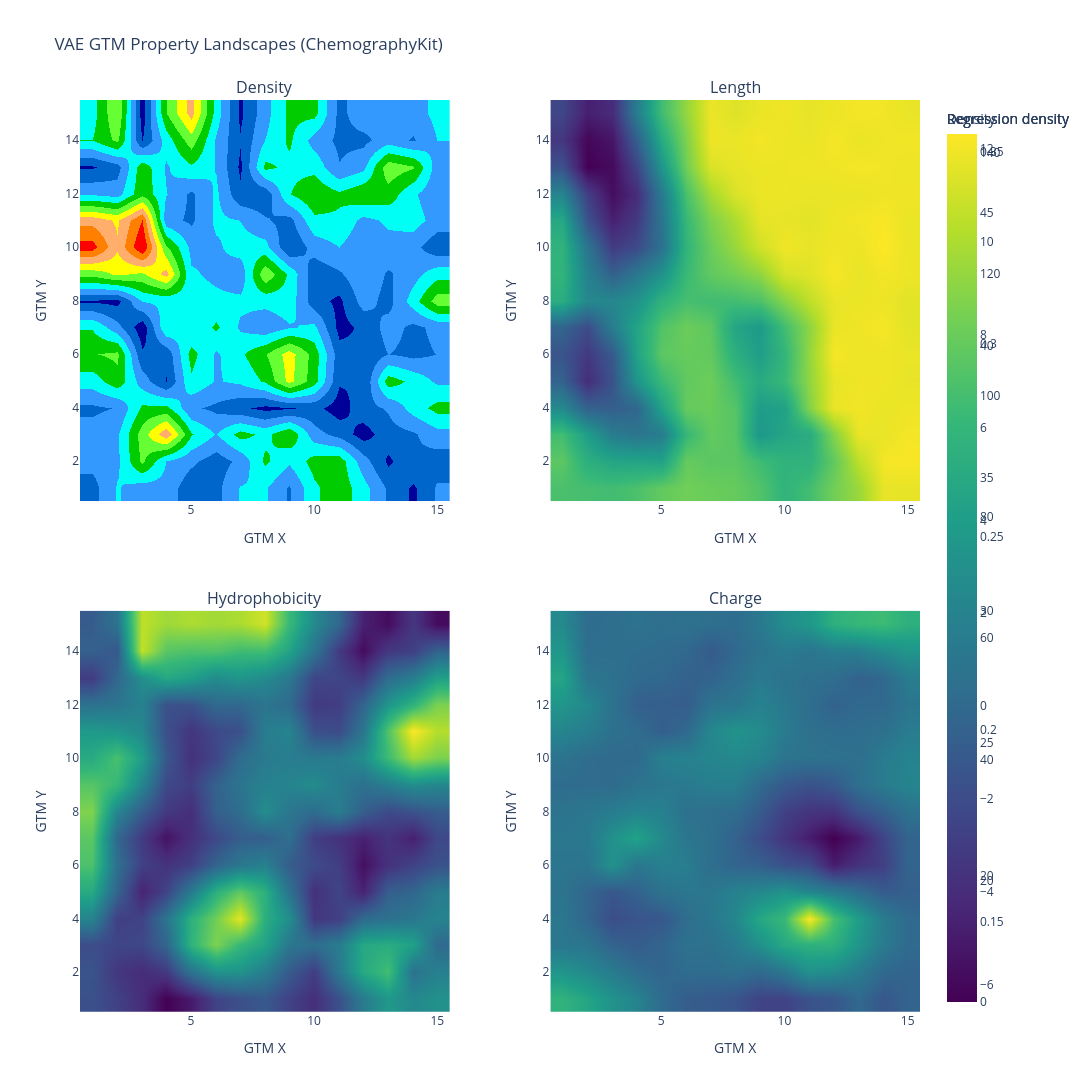

The cell this chart's notebook holds for it:
### Code cell
# Interactive GTM visualization with Plotly - VAE using ChemographyKit landscapes

print("Creating ChemographyKit landscape visualizations for VAE...")

# Compute density using ChemographyKit utilities
# Note: responsibilities should have shape (n_nodes, n_samples)
density_vae_vec = get_density_matrix(responsibilities_vae)
density_table_vae = density_to_table(
    density_vae_vec,
    node_threshold=0.01,
    output_csv_file=None
)

# Create smooth density landscape
fig_density_vae = plotly_smooth_density_landscape(
    density_table_vae,
    node_threshold=0.01,
    use_smooth=True,
    title="VAE GTM Density Landscape",
    width=800,
    height=800,
    background_color="white"
)

# Create regression landscapes for peptide properties
properties = ['length', 'hydrophobicity', 'charge']
figs_vae = {'density': fig_density_vae}

for prop in properties:
    if prop in df_vae.columns:
        # Compute regression density
        reg_values = df_vae[prop].values
        density, reg_density = get_reg_density_matrix(responsibilities_vae, list(reg_values))

        # Normalize by overall density
        #reg_density_norm = norm_reg_density(reg_density, density_vae_vec)

        # Convert to table
        reg_table = reg_density_to_table(
            density,
            reg_density,
            node_threshold=0.01,
            output_csv_file=None
        )

        # Create smooth regression landscape
        fig = plotly_smooth_regression_landscape(
            reg_table,
            colorset='Viridis',
            title=f"VAE GTM {prop.capitalize()} Landscape",
            width=800,
            height=800,
            background_color="white",
            use_smooth=True
        )

        figs_vae[prop] = fig

# Create combined figure with subplots
fig_combined_vae = make_subplots(
    rows=2, cols=2,
    subplot_titles=('Density', 'Length', 'Hydrophobicity', 'Charge'),
    specs=[[{'type': 'heatmap'}, {'type': 'heatmap'}],
           [{'type': 'heatmap'}, {'type': 'heatmap'}]],
    horizontal_spacing=0.12,
    vertical_spacing=0.12
)

# Add landscapes to subplots
landscape_positions = [
    ('density', 1, 1),
    ('length', 1, 2),
    ('hydrophobicity', 2, 1),
    ('charge', 2, 2)
]

for prop, row, col in landscape_positions:
    if prop in figs_vae:
        # Extract the heatmap trace from the figure
        for trace in figs_vae[prop].data:
            fig_combined_vae.add_trace(trace, row=row, col=col)

fig_combined_vae.update_layout(
    title_text="VAE GTM Property Landscapes (ChemographyKit)",
    height=1200,
    width=1200,
    showlegend=False
)

# Update axes
for i in range(1, 3):
    for j in range(1, 3):
        fig_combined_vae.update_xaxes(title_text="GTM X", row=i, col=j)
        fig_combined_vae.update_yaxes(title_text="GTM Y", row=i, col=j)

# Save
output_path_vae = RESULTS_DIR / 'gtm_vae_properties.html'
fig_combined_vae.write_html(str(output_path_vae))
print(f"Saved interactive plot to {output_path_vae}")

# Show
fig_combined_vae.show()

# Save individual landscapes for detailed viewing
for prop, fig in figs_vae.items():
    fig.write_html(str(RESULTS_DIR / f'gtm_vae_{prop}_landscape.html'))
    print(f"Saved {prop} landscape to gtm_vae_{prop}_landscape.html")

### Figure 1 — Plotly figure (JSON) as saved in the notebook; plotly's stock layout.template omitted (floating-point values rounded to 4 significant figures; data arrays with more than 128 entries replaced by an {"elided": "..."} marker saying what was removed)
{"data": [{"colorbar": {"title": {"text": "Density"}}, "colorscale": [[0, "rgb(0,0,153)"], [0.1, "rgb(0,0,153)"], [0.1, "rgb(0,102,204)"], [0.2, "rgb(0,102,204)"], [0.2, "rgb(51,153,255)"], [0.3, "rgb(51,153,255)"], [0.3, "rgb(0,255,245)"], [0.4, "rgb(0,255,245)"], [0.4, "rgb(0,204,0)"], [0.5, "rgb(0,204,0)"], [0.5, "rgb(102,255,51)"], [0.6, "rgb(102,255,51)"], [0.6, "rgb(255,255,0)"], [0.7, "rgb(255,255,0)"], [0.7, "rgb(255,175,107)"], [0.8, "rgb(255,175,107)"], [0.8, "rgb(255,128,0)"], [0.9, "rgb(255,128,0)"], [0.9, "rgb(255,0,0)"], [1, "rgb(255,0,0)"]], "hoverinfo": "text", "showscale": true, "text": {"elided": "15x15 str values"}, "type": "heatmap", "x": [1, 2, 3, 4, 5, 6, 7, 8, 9, 10, 11, 12, 13, 14, 15], "xaxis": "x", "y": [15, 14, 13, 12, 11, 10, 9, 8, 7, 6, 5, 4, 3, 2, 1], "yaxis": "y", "z": {"elided": "15x15 float values"}, "zmax": 143.1, "zmin": 0, "zsmooth": "best"}, {"colorscale": [[0, "rgba(255,255,255,1)"], [6.988e-05, "rgba(255,255,255,1)"], [7.088e-05, "rgba(255,255,255,0)"], [1, "rgba(255,255,255,0)"]], "hoverinfo": "none", "showscale": false, "type": "heatmap", "x": [1, 2, 3, 4, 5, 6, 7, 8, 9, 10, 11, 12, 13, 14, 15], "xaxis": "x", "y": [15, 14, 13, 12, 11, 10, 9, 8, 7, 6, 5, 4, 3, 2, 1], "yaxis": "y", "z": {"elided": "15x15 float values"}, "zmax": 1, "zmin": 0, "zsmooth": "best"}, {"colorscale": [[0, "rgba(0,0,0,0)"], [1, "rgba(0,0,0,0)"]], "hoverinfo": "text", "showscale": false, "text": {"elided": "15x15 str values"}, "type": "heatmap", "x": [1, 2, 3, 4, 5, 6, 7, 8, 9, 10, 11, 12, 13, 14, 15], "xaxis": "x", "y": [15, 14, 13, 12, 11, 10, 9, 8, 7, 6, 5, 4, 3, 2, 1], "yaxis": "y", "z": {"elided": "15x15 float values"}, "zmax": 1, "zmin": 0}, {"colorbar": {"title": {"text": "Regression density"}}, "colorscale": [[0, "#440154"], [0.1111, "#482878"], [0.2222, "#3e4989"], [0.3333, "#31688e"], [0.4444, "#26828e"], [0.5556, "#1f9e89"], [0.6667, "#35b779"], [0.7778, "#6ece58"], [0.8889, "#b5de2b"], [1, "#fde725"]], "hoverinfo": "text", "showscale": true, "text": {"elided": "15x15 str values"}, "type": "heatmap", "x": [1, 2, 3, 4, 5, 6, 7, 8, 9, 10, 11, 12, 13, 14, 15], "xaxis": "x2", "y": [15, 14, 13, 12, 11, 10, 9, 8, 7, 6, 5, 4, 3, 2, 1], "yaxis": "y2", "z": {"elided": "15x15 float values"}, "zmax": 47.98, "zmin": 15.22, "zsmooth": "best"}, {"colorscale": [[0, "rgba(255,255,255,1)"], [0.0006988, "rgba(255,255,255,1)"], [0.0006998, "rgba(255,255,255,0)"], [1, "rgba(255,255,255,0)"]], "hoverinfo": "none", "showscale": false, "type": "heatmap", "x": [1, 2, 3, 4, 5, 6, 7, 8, 9, 10, 11, 12, 13, 14, 15], "xaxis": "x2", "y": [15, 14, 13, 12, 11, 10, 9, 8, 7, 6, 5, 4, 3, 2, 1], "yaxis": "y2", "z": {"elided": "15x15 float values"}, "zmax": 1, "zmin": 0, "zsmooth": "best"}, {"colorscale": [[0, "rgba(0,0,0,0)"], [1, "rgba(0,0,0,0)"]], "hoverinfo": "text", "showscale": false, "text": {"elided": "15x15 str values"}, "type": "heatmap", "x": [1, 2, 3, 4, 5, 6, 7, 8, 9, 10, 11, 12, 13, 14, 15], "xaxis": "x2", "y": [15, 14, 13, 12, 11, 10, 9, 8, 7, 6, 5, 4, 3, 2, 1], "yaxis": "y2", "z": {"elided": "15x15 float values"}, "zmax": 1, "zmin": 0}, {"colorbar": {"title": {"text": "Regression density"}}, "colorscale": [[0, "#440154"], [0.1111, "#482878"], [0.2222, "#3e4989"], [0.3333, "#31688e"], [0.4444, "#26828e"], [0.5556, "#1f9e89"], [0.6667, "#35b779"], [0.7778, "#6ece58"], [0.8889, "#b5de2b"], [1, "#fde725"]], "hoverinfo": "text", "showscale": true, "text": {"elided": "15x15 str values"}, "type": "heatmap", "x": [1, 2, 3, 4, 5, 6, 7, 8, 9, 10, 11, 12, 13, 14, 15], "xaxis": "x3", "y": [15, 14, 13, 12, 11, 10, 9, 8, 7, 6, 5, 4, 3, 2, 1], "yaxis": "y3", "z": {"elided": "15x15 float values"}, "zmax": 0.3545, "zmin": 0.1293, "zsmooth": "best"}, {"colorscale": [[0, "rgba(255,255,255,1)"], [0.0006988, "rgba(255,255,255,1)"], [0.0006998, "rgba(255,255,255,0)"], [1, "rgba(255,255,255,0)"]], "hoverinfo": "none", "showscale": false, "type": "heatmap", "x": [1, 2, 3, 4, 5, 6, 7, 8, 9, 10, 11, 12, 13, 14, 15], "xaxis": "x3", "y": [15, 14, 13, 12, 11, 10, 9, 8, 7, 6, 5, 4, 3, 2, 1], "yaxis": "y3", "z": {"elided": "15x15 float values"}, "zmax": 1, "zmin": 0, "zsmooth": "best"}, {"colorscale": [[0, "rgba(0,0,0,0)"], [1, "rgba(0,0,0,0)"]], "hoverinfo": "text", "showscale": false, "text": {"elided": "15x15 str values"}, "type": "heatmap", "x": [1, 2, 3, 4, 5, 6, 7, 8, 9, 10, 11, 12, 13, 14, 15], "xaxis": "x3", "y": [15, 14, 13, 12, 11, 10, 9, 8, 7, 6, 5, 4, 3, 2, 1], "yaxis": "y3", "z": {"elided": "15x15 float values"}, "zmax": 1, "zmin": 0}, {"colorbar": {"title": {"text": "Regression density"}}, "colorscale": [[0, "#440154"], [0.1111, "#482878"], [0.2222, "#3e4989"], [0.3333, "#31688e"], [0.4444, "#26828e"], [0.5556, "#1f9e89"], [0.6667, "#35b779"], [0.7778, "#6ece58"], [0.8889, "#b5de2b"], [1, "#fde725"]], "hoverinfo": "text", "showscale": true, "text": {"elided": "15x15 str values"}, "type": "heatmap", "x": [1, 2, 3, 4, 5, 6, 7, 8, 9, 10, 11, 12, 13, 14, 15], "xaxis": "x4", "y": [15, 14, 13, 12, 11, 10, 9, 8, 7, 6, 5, 4, 3, 2, 1], "yaxis": "y4", "z": {"elided": "15x15 float values"}, "zmax": 12.32, "zmin": -6.371, "zsmooth": "best"}, {"colorscale": [[0, "rgba(255,255,255,1)"], [0.0006988, "rgba(255,255,255,1)"], [0.0006998, "rgba(255,255,255,0)"], [1, "rgba(255,255,255,0)"]], "hoverinfo": "none", "showscale": false, "type": "heatmap", "x": [1, 2, 3, 4, 5, 6, 7, 8, 9, 10, 11, 12, 13, 14, 15], "xaxis": "x4", "y": [15, 14, 13, 12, 11, 10, 9, 8, 7, 6, 5, 4, 3, 2, 1], "yaxis": "y4", "z": {"elided": "15x15 float values"}, "zmax": 1, "zmin": 0, "zsmooth": "best"}, {"colorscale": [[0, "rgba(0,0,0,0)"], [1, "rgba(0,0,0,0)"]], "hoverinfo": "text", "showscale": false, "text": {"elided": "15x15 str values"}, "type": "heatmap", "x": [1, 2, 3, 4, 5, 6, 7, 8, 9, 10, 11, 12, 13, 14, 15], "xaxis": "x4", "y": [15, 14, 13, 12, 11, 10, 9, 8, 7, 6, 5, 4, 3, 2, 1], "yaxis": "y4", "z": {"elided": "15x15 float values"}, "zmax": 1, "zmin": 0}], "layout": {"annotations": [{"font": {"size": 16}, "showarrow": false, "text": "Density", "x": 0.22, "xanchor": "center", "xref": "paper", "y": 1, "yanchor": "bottom", "yref": "paper"}, {"font": {"size": 16}, "showarrow": false, "text": "Length", "x": 0.78, "xanchor": "center", "xref": "paper", "y": 1, "yanchor": "bottom", "yref": "paper"}, {"font": {"size": 16}, "showarrow": false, "text": "Hydrophobicity", "x": 0.22, "xanchor": "center", "xref": "paper", "y": 0.44, "yanchor": "bottom", "yref": "paper"}, {"font": {"size": 16}, "showarrow": false, "text": "Charge", "x": 0.78, "xanchor": "center", "xref": "paper", "y": 0.44, "yanchor": "bottom", "yref": "paper"}], "height": 1200, "showlegend": false, "title": {"text": "VAE GTM Property Landscapes (ChemographyKit)"}, "width": 1200, "xaxis": {"anchor": "y", "domain": [0, 0.44], "title": {"text": "GTM X"}}, "xaxis2": {"anchor": "y2", "domain": [0.56, 1], "title": {"text": "GTM X"}}, "xaxis3": {"anchor": "y3", "domain": [0, 0.44], "title": {"text": "GTM X"}}, "xaxis4": {"anchor": "y4", "domain": [0.56, 1], "title": {"text": "GTM X"}}, "yaxis": {"anchor": "x", "domain": [0.56, 1], "title": {"text": "GTM Y"}}, "yaxis2": {"anchor": "x2", "domain": [0.56, 1], "title": {"text": "GTM Y"}}, "yaxis3": {"anchor": "x3", "domain": [0, 0.44], "title": {"text": "GTM Y"}}, "yaxis4": {"anchor": "x4", "domain": [0, 0.44], "title": {"text": "GTM Y"}}}}
